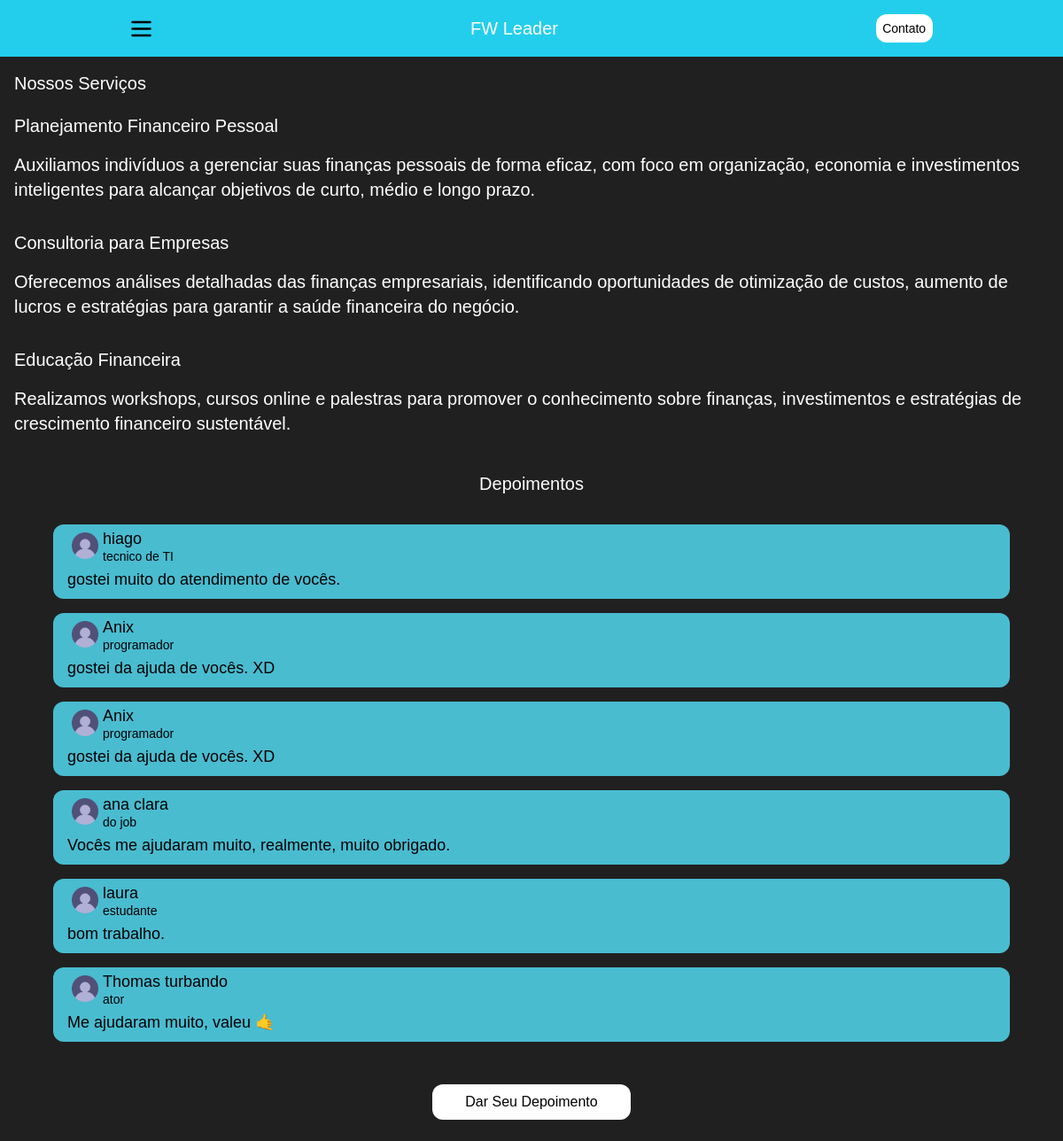
The page / on the database its author committed.
### tables this page shows
CREATE TABLE depoimentos (
        id INTEGER PRIMARY KEY AUTOINCREMENT,
        name TEXT NOT NULL,
        profissao TEXT NOT NULL,
        depoimento TEXT NOT NULL
    );

### routes/home.py (the view)
@home.route('/')
def home_page():
    fm = FileManager('C:\\Users\\empty\\OneDrive\\vs-code\\pedidos-chatgpt\\consultoria-financeira\\db\\depoimentos.json')
    with sql.connect(db) as conn:
        _cur = conn.cursor()
        try:
            _cur.execute(get_depoimentos)
            depoimentos = _cur.fetchall()
            _cur.close()
            conn.commit()
        except sql.Error as e:
            print(f'ERRO AO BUSCAR OS DEPOIMENTOS: {e}')
    return render_template('index.html', depoimentos=depoimentos)

### templates/index.html (shortened to what this page needs)
<!DOCTYPE html>
<html lang="en">
<head>
    <link rel="stylesheet" href="{{ url_for('static', filename='css/index.css') }}">
    <script src="https://cdn.tailwindcss.com"></script>
</head>
<body class=" m-0 ">
    {% include 'header.html' %}
    <div id="servicos" class=" mt-16 ">
        <h2 class=" p-4 text-xl text-white ">Nossos Serviços</h2>
        <div class=" mt-1 ">
            <h3 class="  text-xl text-left text-white ml-4 ">Planejamento Financeiro Pessoal</h3>
            <p class=" text-xl text-white p-4 ">
                Auxiliamos indivíduos a gerenciar suas finanças pessoais de forma eficaz,
                 com foco em organização, economia e investimentos inteligentes para alcançar objetivos de curto, médio e longo prazo.
            </p>
        </div>
        <div class=" mt-4 ">
            <h3 class=" text-xl text-left text-white ml-4 ">Consultoria para Empresas</h3>
            <p class=" text-xl text-white p-4 ">
                Oferecemos análises detalhadas das finanças empresariais, identificando oportunidades de otimização de custos,
                 aumento de lucros e estratégias para garantir a saúde financeira do negócio.
            </p>
        </div>
        <div class=" mt-4 ">
            <h3 class=" text-xl text-left text-white ml-4 ">Educação Financeira</h3>
            <p class=" text-xl text-white p-4 ">
                Realizamos workshops, cursos online e palestras para promover o conhecimento sobre finanças,
                 investimentos e estratégias de crescimento financeiro sustentável.
            </p>
        </div>
    </div>
    <div id="depoimentos" class=" flex flex-col items-center ">
        <div id="depoimets-title">
            <h2 class=" text-center text-xl text-white my-6 " >
                Depoimentos
            </h2>
        </div>
        {% for depoimento in depoimentos %}
            <div class=" box-depoimento my-2 px-4 pb-2 rounded-xl ">
                <div class=" flex items-center ">
                    <div>
                        <img class=" size-10 my-1" src=" {{ url_for('static', filename='imgs/icon.png') }} " alt="foto da {{ depoimento[0] }}">
                    </div>
                    <div class=" flex flex-col ">
                        <h5 class=" text-lg ">
                            {{ depoimento[0] }}
                        </h5>
                        <h6 class=" text-sm -mt-1 ">
                            {{ depoimento[1] }}
                        </h6>
                    </div>
                </div>
                <div>
                    <p class=" text-lg ">
                        {{ depoimento[2] }}
                    </p>
                </div>
            </div>
        {% endfor %}
        <br>
        <a href=" {{ url_for('HOME.add_depoimento') }} ">
            <button id='btn-add-depoimento' class=" bg-white text-md text-black rounded-xl mt-4" >Dar Seu Depoimento</button>
        </a>
        <br>
    </div>
</body>
</html>

### templates/header.html (shortened to what this page needs)
    <div id="top-screen" style="position: fixed; top: 0; left: 0; " >
        <header class=" flex justify-around items-center gap-16 h-16 ">
            <button onclick='show_nav_bar()' id="btn-nav-bar" class=" rounded-xl" >
                <svg width="25px" height="25px" viewBox="0 0 20 20" xmlns="http://www.w3.org/2000/svg" fill="none">
                    <path fill="#000000" fill-rule="evenodd" d="M19 4a1 1 0 01-1 1H2a1 1 0 010-2h16a1 1 0 011 1zm0 6a1 1 0 01-1 1H2a1 1 0 110-2h16a1 1 0 011 1zm-1 7a1 1 0 100-2H2a1 1 0 100 2h16z"/>
                </svg>
            </button>
            <a href=" {{ url_for('HOME.home_page') }} ">
                <h1 class=" text-center text-white text-xl ">
                    FW Leader
                </h1>
            </a>
            <a href=" {{ url_for('CONTATO.contatar') }} ">
                <button id="btn-contato" class=" bg-white rounded-xl ">
                    <span class=" text-sm ">
                        Contato
                    </span>
                </button>
            </a>
        </header>
    </div>

### static/css/index.css (style rules this page uses)
body { background-color: rgb(32, 32, 32); font-family: Arial, Helvetica, sans-serif; }
header { width: 100%; position: fixed; top: 0; background-color: rgb(35, 206, 236); }
h1 { font-family: 'Franklin Gothic Medium', 'Arial Narrow', Arial, sans-serif; }
h1, h3 { font-weight: 600; }
#btn-contato { width: 4rem; height: 2rem; }
#btn-nav-bar { position: relative; }
#depoimentos { display: flex; flex-direction: column; justify-content: space-between; }
#btn-add-depoimento { width: 14rem; height: 2.5rem; }
.box-depoimento { background-color: rgb(73, 188, 208); flex: 0 0 100%; width: 90%; height: 6rem; }

### rows shown on the page
depoimentos: name "hiago", profissao "tecnico de TI", depoimento "gostei muito do atendimento de vocês."
depoimentos: name "Anix", profissao "programador", depoimento "gostei da ajuda de vocês. XD"
depoimentos: name "Anix", profissao "programador", depoimento "gostei da ajuda de vocês. XD"
depoimentos: name "ana clara", profissao "do job", depoimento "Vocês me ajudaram muito, realmente, muito obrigado."
depoimentos: name "laura", profissao "estudante", depoimento "bom trabalho."
depoimentos: name "Thomas turbando", profissao "ator", depoimento "Me ajudaram muito, valeu 🤙"
